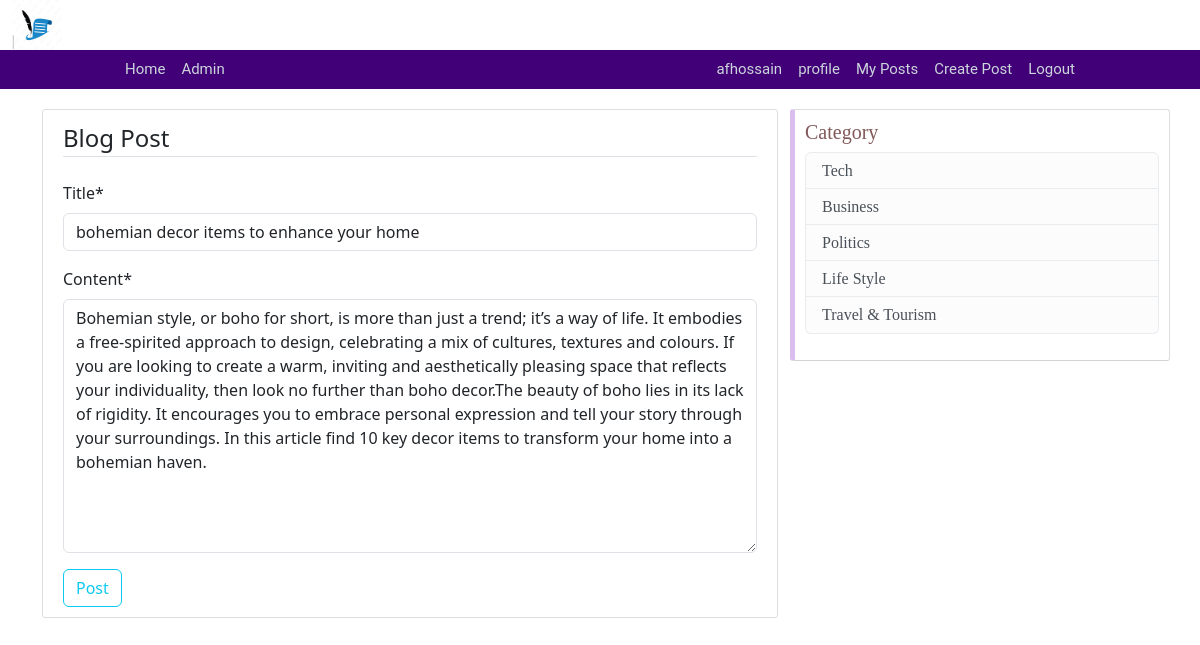
Screenshot of /update/10/ (signed in) with the database file from the repository.
### blog/models.py (models this page shows, shortened)
class Post(models.Model):
    title = models.CharField(max_length=100)
    image=models.ImageField(default='default.jpg',upload_to='blog_pics')
    category=models.ForeignKey(Blog_Category,on_delete=models.CASCADE)
    content = models.TextField()
    date_posted = models.DateTimeField(default=timezone.now)
    author = models.ForeignKey(User, on_delete=models.CASCADE)

class Blog_Category(models.Model):
    name = models.CharField(max_length=100)

### blog/views.py (the view, shortened to what this page needs)
# urls.py: path('update/<int:pk>/', PostUpdateView.as_view(), name='post-update'),
class PostUpdateView(LoginRequiredMixin,UserPassesTestMixin,UpdateView):
    model=Post
    fields=['title','content']
    def test_func(self) -> bool | None:
        post=self.get_object()
        if self.request.user==post.author:
            return True
        else:
            return False
    def get_context_data(self, **kwargs):
        context = super().get_context_data(**kwargs)
        context['blog_categories'] = get_blog_categories()
        return context

### blog/views.py (called while the page is built)
def get_blog_categories():
    return Blog_Category.objects.all()

### blog/templates/blog/post_form.html (shortened to what this page needs)
{% extends "blog/base.html" %}
{% load crispy_forms_tags %}
{% block content %}
    <div class="content-section">
        <form method="POST" enctype="multipart/form-data">
            <fieldset class="form-group">
                <legend class="border-bottom mb-4">Blog Post</legend>
                {{ form|crispy }}
            </fieldset>
            <div class="form-group">
                <button class="btn btn-outline-info" type="submit">Post</button>
            </div>
        </form>
    </div>
{% endblock content %}

### blog/templates/blog/base.html (shortened to what this page needs)
{% load static %}
<!DOCTYPE html>
<html>
<head>
	<link rel="stylesheet" type="text/css" href="{% static 'blog/main.css' %}">
	<link rel="stylesheet" href="https://cdnjs.cloudflare.com/ajax/libs/font-awesome/5.15.4/css/all.min.css" />
	<link href="https://cdn.jsdelivr.net/npm/bootstrap@5.3.2/dist/css/bootstrap.min.css" rel="stylesheet"
>
</head>
<body>
	<header class="site-header">
		<div class="container-fluid" style="font-size: 15px ; font-family: 'Roboto', sans-serif;">
			<a class="navbar-brand" style="font-size: 15px ; font-family: 'Roboto', sans-serif;" href="#"><img
					style="height: 50px; width: 50px;" src="{% static 'blog/blog_logo.jpg' %} "></a>
		</div>
		<nav class="navbar navbar-expand-sm" style=" background-color: #420078; padding: 0px 105px;">
			<div class="container-fluid" style="font-size: 15px ; font-family: 'Roboto', sans-serif;">
				<div class="collapse navbar-collapse" id="navbarNav">
					<div class="navbar-nav me-auto">
						<a class="nav-link " aria-current="page" href="{% url 'blog-home' %}">Home</a>
						<a class="nav-link" href="{% url 'admin:index' %}">Admin</a>
					</div>
					<div class="navbar-nav">
						{% if user.is_authenticated %}
						<a class="nav-link">{{ user.username }}</a>
						<a class="nav-link" href=" {% url 'profile' %} ">profile</a>
						<a class="nav-link" href="{% url 'user-posts' user.username  %}">My Posts</a>
						<a class="nav-link" href="{% url 'post-create' %}">Create Post</a>
						<a class="nav-link" href=" {% url 'logout' %} ">Logout</a>
						{% else %}
						<a class="nav-link" href="{% url 'login'  %}">Login</a>
						<a class="nav-link" href="{% url 'register'  %}">Register</a>
						{% endif %}
					</div>
				</div>
			</div>
		</nav>
	</header>
	<main role="main" class="container">
		<div class="row">
			<div class="col-md-8">
				<div style="padding: 20px 0px ;">
					{% block content %}
					{% endblock %}
				</div>
			</div>
			<div class="col-md-4" style="padding: 20px 0px ;">
				<div  class="content-section sidebar">
					<h5>Category</h5>
					<ul class="list-group">
						{% if blog_categories %}
							{% for category in blog_categories %}
								<li class="list-group-item list-group-item-light">{{ category.name }}</li>
							{% endfor %}
						{% endif %}
					</ul>
				</div>
			</div>
		</div>
	</main>
</body>
</html>

### blog/static/blog/main.css (style rules this page uses)
body { background: #fafafa; color: #333333; margin-top: 5rem; font-family: Roboto, sans-serif; }
h1, h2, h3, h4, h5, h6 { color: #444444; }
a { color:greenyellow; }
ul { margin: 0; }
.site-header .navbar-nav .nav-link { color: #cbd5db; }
.content-section { background: #ffffff; padding: 10px 20px; border: 1px solid #dddddd; border-radius: 3px; margin-bottom: 20px; }
.sidebar { padding: 10px; color: #815959; font-family: 'Fauna One', serif; font-size: 16px; font-weight: 400; line-height: 1.2em; margin-bottom: 6px; border-bottom: 1px solid #D3D3D3; margin-top: 0; border-left: 5px solid #DABEED; }

### rows the page displays
Post: title "bohemian decor items to enhance your home", content "Bohemian style, or boho for short, is more than just a trend; it’s a way of life. It embodies a free-spirited approach to design, celebrating a mix of cultures, textures and colours. If you are looking to create a warm, inviting and aesthetically pleasing space that reflects your individuality, then look no further than boho decor.The beauty of boho lies in its lack of rigidity. It encourages you to embrace personal expression and tell your story through your surroundings. In this article find 10 key decor items to transform your home into a bohemian haven."
Blog_Category: name "Tech"
Blog_Category: name "Business"
Blog_Category: name "Politics"
Blog_Category: name "Life Style"
Blog_Category: name "Travel & Tourism"

### other values shown
{{ user.username }} "afhossain"
